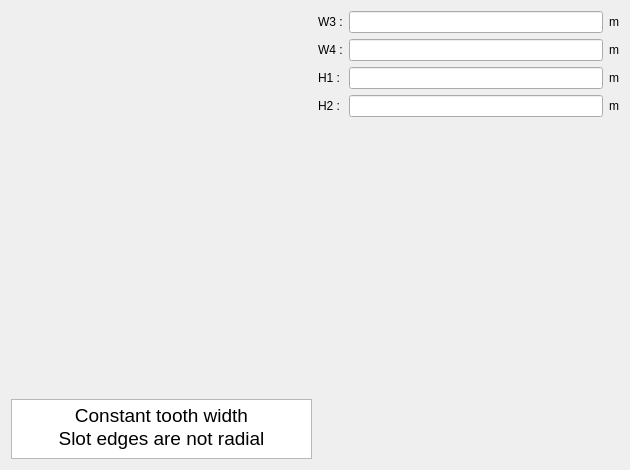
<?xml version="1.0" encoding="UTF-8"?>
<ui version="4.0">
 <class>PWSlot25</class>
 <widget class="QWidget" name="PWSlot25">
  <property name="geometry">
   <rect>
    <x>0</x>
    <y>0</y>
    <width>630</width>
    <height>470</height>
   </rect>
  </property>
  <property name="minimumSize">
   <size>
    <width>630</width>
    <height>470</height>
   </size>
  </property>
  <property name="maximumSize">
   <size>
    <width>16777215</width>
    <height>16777215</height>
   </size>
  </property>
  <property name="windowTitle">
   <string>Form</string>
  </property>
  <layout class="QHBoxLayout" name="horizontalLayout">
   <item>
    <layout class="QVBoxLayout" name="verticalLayout_2">
     <item>
      <widget class="QLabel" name="img_slot">
       <property name="sizePolicy">
        <sizepolicy hsizetype="Expanding" vsizetype="Expanding">
         <horstretch>0</horstretch>
         <verstretch>0</verstretch>
        </sizepolicy>
       </property>
       <property name="maximumSize">
        <size>
         <width>16777215</width>
         <height>16777215</height>
        </size>
       </property>
       <property name="text">
        <string/>
       </property>
       <property name="pixmap">
        <pixmap resource="../../../../Resources/pyleecan.qrc">:/images/images/MachineSetup/WSlot/Slot_25.PNG</pixmap>
       </property>
       <property name="scaledContents">
        <bool>true</bool>
       </property>
      </widget>
     </item>
     <item>
      <widget class="QTextEdit" name="textEdit">
       <property name="sizePolicy">
        <sizepolicy hsizetype="Expanding" vsizetype="Fixed">
         <horstretch>0</horstretch>
         <verstretch>0</verstretch>
        </sizepolicy>
       </property>
       <property name="minimumSize">
        <size>
         <width>0</width>
         <height>60</height>
        </size>
       </property>
       <property name="maximumSize">
        <size>
         <width>16777215</width>
         <height>60</height>
        </size>
       </property>
       <property name="html">
        <string>&lt;!DOCTYPE HTML PUBLIC &quot;-//W3C//DTD HTML 4.0//EN&quot; &quot;http://www.w3.org/TR/REC-html40/strict.dtd&quot;&gt;
&lt;html&gt;&lt;head&gt;&lt;meta name=&quot;qrichtext&quot; content=&quot;1&quot; /&gt;&lt;style type=&quot;text/css&quot;&gt;
p, li { white-space: pre-wrap; }
&lt;/style&gt;&lt;/head&gt;&lt;body style=&quot; font-family:'MS Shell Dlg 2'; font-size:7.8pt; font-weight:400; font-style:normal;&quot;&gt;
&lt;p align=&quot;center&quot; style=&quot; margin-top:0px; margin-bottom:0px; margin-left:0px; margin-right:0px; -qt-block-indent:0; text-indent:0px;&quot;&gt;&lt;span style=&quot; font-size:14pt;&quot;&gt;Constant tooth width&lt;/span&gt;&lt;/p&gt;
&lt;p align=&quot;center&quot; style=&quot; margin-top:0px; margin-bottom:0px; margin-left:0px; margin-right:0px; -qt-block-indent:0; text-indent:0px;&quot;&gt;&lt;span style=&quot; font-size:14pt;&quot;&gt;Slot edges are not radial&lt;/span&gt;&lt;/p&gt;&lt;/body&gt;&lt;/html&gt;</string>
       </property>
      </widget>
     </item>
    </layout>
   </item>
   <item>
    <layout class="QVBoxLayout" name="verticalLayout">
     <item>
      <layout class="QGridLayout" name="gridLayout">
       <item row="0" column="0">
        <widget class="QLabel" name="in_W3">
         <property name="text">
          <string>W3 :</string>
         </property>
        </widget>
       </item>
       <item row="0" column="1">
        <widget class="FloatEdit" name="lf_W3"/>
       </item>
       <item row="0" column="2">
        <widget class="QLabel" name="unit_W3">
         <property name="text">
          <string>m</string>
         </property>
        </widget>
       </item>
       <item row="1" column="0">
        <widget class="QLabel" name="in_W4">
         <property name="text">
          <string>W4 :</string>
         </property>
        </widget>
       </item>
       <item row="1" column="1">
        <widget class="FloatEdit" name="lf_W4"/>
       </item>
       <item row="1" column="2">
        <widget class="QLabel" name="unit_W4">
         <property name="text">
          <string>m</string>
         </property>
        </widget>
       </item>
       <item row="2" column="0">
        <widget class="QLabel" name="in_H1">
         <property name="text">
          <string>H1 :</string>
         </property>
        </widget>
       </item>
       <item row="2" column="1">
        <widget class="FloatEdit" name="lf_H1"/>
       </item>
       <item row="2" column="2">
        <widget class="QLabel" name="unit_H1">
         <property name="text">
          <string>m</string>
         </property>
        </widget>
       </item>
       <item row="3" column="0">
        <widget class="QLabel" name="in_H2">
         <property name="text">
          <string>H2 :</string>
         </property>
        </widget>
       </item>
       <item row="3" column="1">
        <widget class="FloatEdit" name="lf_H2"/>
       </item>
       <item row="3" column="2">
        <widget class="QLabel" name="unit_H2">
         <property name="text">
          <string>m</string>
         </property>
        </widget>
       </item>
      </layout>
     </item>
     <item>
      <widget class="WWSlotOut" name="w_out" native="true"/>
     </item>
    </layout>
   </item>
  </layout>
 </widget>
 <customwidgets>
  <customwidget>
   <class>FloatEdit</class>
   <extends>QLineEdit</extends>
   <header>pyleecan.GUI/Tools/FloatEdit.h</header>
  </customwidget>
  <customwidget>
   <class>WWSlotOut</class>
   <extends>QWidget</extends>
   <header>pyleecan.GUI.Dialog.DMachineSetup.SWSlot.WWSlotOut.WWSlotOut.h</header>
   <container>1</container>
  </customwidget>
 </customwidgets>
 <resources>
  <include location="../../../../Resources/pyleecan.qrc"/>
  <include location="../../../../Resources/pyleecan.qrc"/>
  <include location="../../../../Resources/pyleecan.qrc"/>
 </resources>
 <connections/>
</ui>
